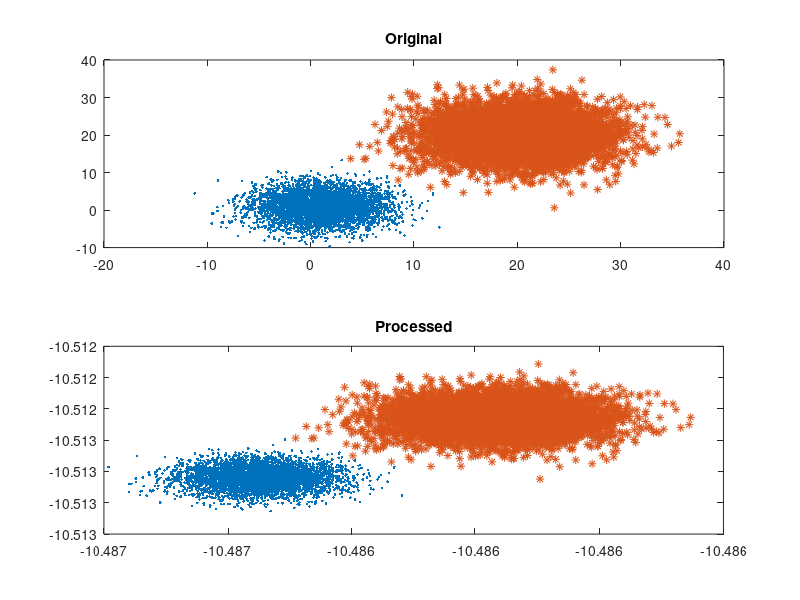

Write the MATLAB code that produced this figure.
%Generate two 2-dimensional Gaussians 
mu1 = [1 1]; Sigma1 = [10 0; 0 10];
x1 = mvnrnd(mu1, Sigma1, 5000);
mu2 = [20 20]; Sigma2 = [20 0; 0 20];
x2 = mvnrnd(mu2, Sigma2, 5000);
X = [x1;x2];
subplot(2,1,1); plot(x1(:,1),x1(:,2),'.',x2(:,1),x2(:,2),'*');
title('Original')

lambda = 5;
N = length(X);

M = (1+2*lambda*N)*eye(N) - 2*lambda*ones(N);

tic
U = X/(1+2*lambda*N) - repmat(sum(X)*2*lambda/(1+2*lambda*N),N,1);
%U = inv(M)*X;
toc

u1 = U(1:5000,:);
u2 = U(5001:10000,:);

subplot(2,1,2); plot(u1(:,1),u1(:,2),'.',u2(:,1),u2(:,2),'*');
title('Processed')
